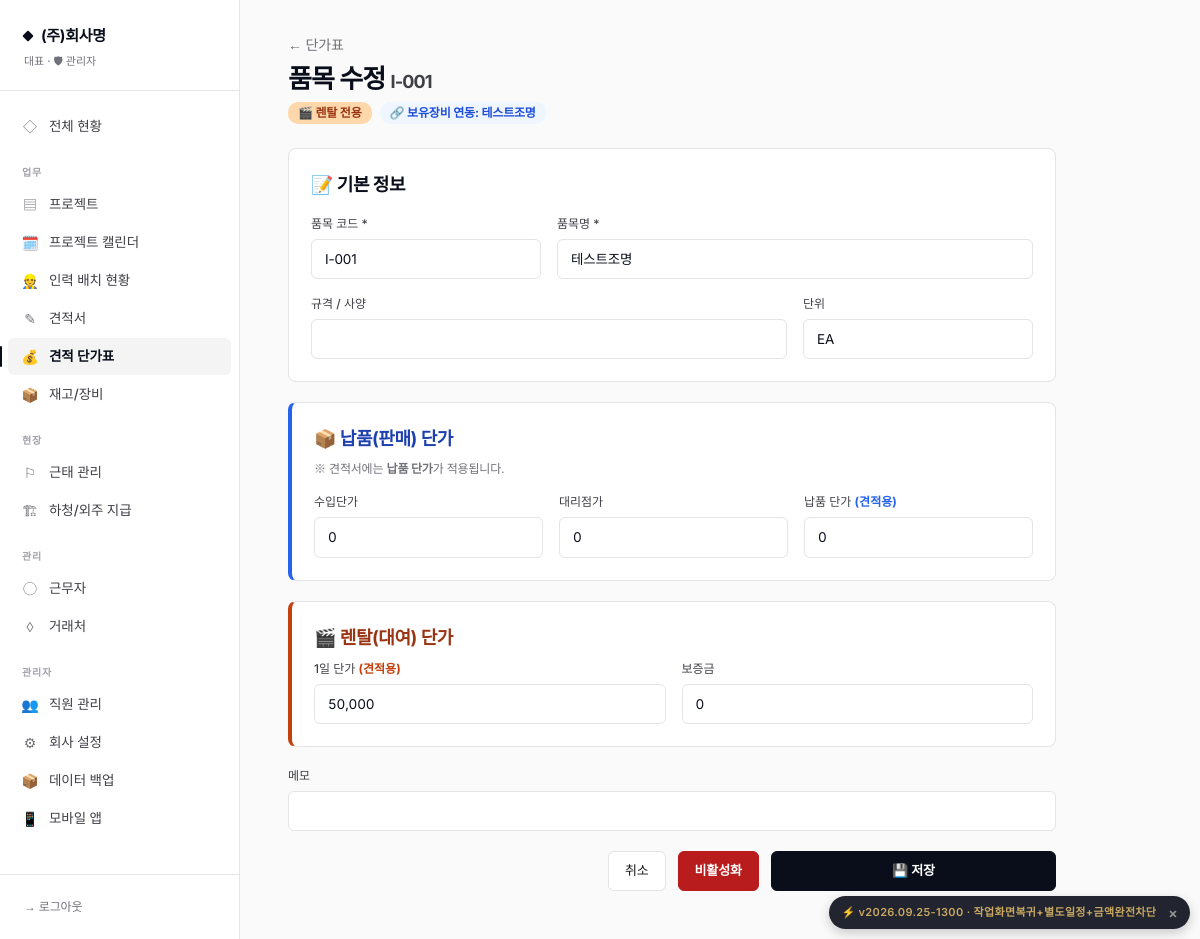
The app's page /items/1/edit (signed in) with its own data.
### database.py (models this page shows)
class CompanySettings(SQLModel, table=True):
    id: Optional[int] = Field(default=1, primary_key=True)
    company_name: str = ""           # 상호
    representative: str = ""          # 대표자명
    biz_number: str = ""              # 사업자등록번호
    biz_type: str = ""                # 업태
    biz_item: str = ""                # 종목
    phone: str = ""                   # 대표 전화
    fax: str = ""                     # 팩스
    email: str = ""                   # 이메일
    address: str = ""                 # 주소
    bank_account: str = ""            # 입금 계좌 (은행 + 계좌번호)
    logo_image: str = ""              # 로고 파일명
    stamp_image: str = ""             # 도장 파일명
    default_payment_terms: str = "세금계산서 발행 후 30일 이내 입금"
    default_delivery_terms: str = "발주일로부터 협의 후 결정"
    default_valid_days: int = 30      # 견적서 유효기간(일)
    quote_footer_notes: str = ""      # 견적서 하단 특기사항 기본값
    quote_theme: str = "classic"      # classic / charcoal / mustard
    quote_color_primary: str = ""     # 직접 지정 색상 (비우면 테마 기본값)
    quote_color_accent: str = ""
    quote_title_normal: str = "견  적  서"        # 납품용 견적서 제목
    quote_title_rental: str = "렌 탈 견 적 서"     # 렌탈용 견적서 제목
    quote_greeting: str = "아래와 같이 견적합니다."  # 인사문구
    quote_footer_message: str = ""                 # 견적서 하단 메시지 (감사문구 등)
    show_spec: bool = True            # 규격 컬럼
    show_unit: bool = True            # 단위 컬럼
    show_memo: bool = False           # 비고 컬럼
    show_bank_in_quote: bool = True   # 입금계좌 표시
    show_stamp_in_sign: bool = True   # 하단 서명란 도장
    show_logo: bool = True            # 로고 표시
    quote_font_scale: int = 100       # 100 = 기본, 110 = 1.1배 등
    quote_layout_json: str = ""
    equipment_prefixes_json: str = ""
    expense_migrated_subcontract: bool = True   # 신규 설치는 정리 대상 없음 → True

class User(SQLModel, table=True):
    id: Optional[int] = Field(default=None, primary_key=True)
    username: str = Field(unique=True, index=True)
    password_hash: str
    name: str
    role: str = "staff"  # admin / staff
    phone: str = ""
    is_active: bool = True
    permissions_json: str = "{}"
    employee_type: str = "정직원"  # 정직원 / 알바생 / 관리자 (정직원만 출퇴근 버튼 사용)
    worker_id: Optional[int] = Field(default=None, foreign_key="worker.id", index=True)
    created_at: datetime = Field(default_factory=datetime.utcnow)

class Item(SQLModel, table=True):
    id: Optional[int] = Field(default=None, primary_key=True)
    code: str = Field(unique=True, index=True)  # I-001
    name: str = Field(index=True)
    spec: str = ""
    unit: str = "EA"
    import_price: int = 0       # 수입단가 (내부 원가)
    dealer_price: int = 0       # 대리점가 (내부 원가)
    consumer_price: int = 0     # 납품 단가 (소비자가)
    rental_daily: int = 0       # 렌탈 1일 단가
    rental_deposit: int = 0     # 렌탈 보증금
    usage_type: str = Field(default="quote", index=True)
    category: str = "겸용"      # 겸용/물품/렌탈 (구분용 - 점진적 제거 예정)
    equipment_id: Optional[int] = Field(default=None, foreign_key="equipment.id", index=True)
    memo: str = ""
    is_active: bool = True

class Equipment(SQLModel, table=True):
    id: Optional[int] = Field(default=None, primary_key=True)
    name: str = Field(index=True)            # 장비명 (대분류)
    model: str = ""                          # 모델명 (예: Sharpy 230)
    manufacturer: str = ""                   # 제조사
    category: str = "조명"                    # 조명/음향/영상/구조물/전원/기타
    spec: str = ""                           # 규격/사양 (한 줄 요약)
    image: str = ""                          # 대표 이미지
    memo: str = ""                           # 비고
    spec_data: str = "{}"
    is_active: bool = True
    created_at: datetime = Field(default_factory=datetime.utcnow)

### routes_item.py (the view)
@router.get("/items/{iid}/edit", response_class=HTMLResponse)
def item_edit(request: Request, iid: int):
    user = _user(request)
    with Session(engine, expire_on_commit=False) as s:
        i = s.get(Item, iid)
        if not i:
            raise HTTPException(404)
        eq = s.get(Equipment, i.equipment_id) if i.equipment_id else None
        idata = {
            "id": i.id, "code": i.code, "name": i.name, "spec": i.spec,
            "unit": i.unit,
            "import_price": i.import_price, "dealer_price": i.dealer_price,
            "consumer_price": i.consumer_price,
            "rental_daily": i.rental_daily, "rental_deposit": i.rental_deposit,
            "memo": i.memo,
            "usage": _classify(i),
            "equipment_id": i.equipment_id,
            "equipment_name": eq.name if eq else "",
        }
    return templates.TemplateResponse(request, "item_edit.html", {"user": user, "i": idata})

### templates/item_edit.html (shortened to what this page needs)
{% extends "base.html" %}
{% block content %}
<div class="mb-6">
  <a href="/items" class="text-sm" style="color: var(--text-mid);">← 단가표</a>
  <h1 class="page-title mt-2">품목 수정 <span style="color: var(--gold-2); font-size: 18px;">{{ i.code }}</span></h1>
  <div class="mt-2 flex items-center gap-2 flex-wrap">
    {% if i.usage == '겸용' %}
    <span style="display:inline-block; padding:2px 10px; border-radius:10px; background:#FEF3C7; color:#92400E; font-size:12px; font-weight:700;">💎 겸용 (납품+렌탈)</span>
    {% elif i.usage == '납품' %}
    <span style="display:inline-block; padding:2px 10px; border-radius:10px; background:#DBEAFE; color:#1E40AF; font-size:12px; font-weight:700;">📦 납품 전용</span>
    {% elif i.usage == '렌탈' %}
    <span style="display:inline-block; padding:2px 10px; border-radius:10px; background:#FED7AA; color:#9A3412; font-size:12px; font-weight:700;">🎬 렌탈 전용</span>
    {% else %}
    <span style="display:inline-block; padding:2px 10px; border-radius:10px; background:#F3F4F6; color:#6B7280; font-size:12px; font-weight:700;">⚪ 미설정</span>
    {% endif %}
    {% if i.equipment_id %}
    <a href="/equipment/{{ i.equipment_id }}" style="display:inline-block; padding:2px 10px; border-radius:10px; background:#EFF6FF; color:#1D4ED8; font-size:12px; font-weight:700; text-decoration:none;">🔗 보유장비 연동: {{ i.equipment_name }}</a>
    {% endif %}
  </div>
</div>
<form method="post" action="/items/{{ i.id }}/edit" class="space-y-5 max-w-3xl">
  <div class="card">
    <h2 class="font-serif text-lg font-bold mb-4" style="color: var(--navy);">📝 기본 정보</h2>
    <div class="grid md:grid-cols-3 gap-4">
      <div>
        <label class="label">품목 코드 *</label>
        <input name="code" class="input" value="{{ i.code }}" required>
      </div>
      <div class="md:col-span-2">
        <label class="label">품목명 *</label>
        <input name="name" class="input" value="{{ i.name }}" required>
      </div>
      <div class="md:col-span-2">
        <label class="label">규격 / 사양</label>
        <input name="spec" class="input" value="{{ i.spec }}">
      </div>
      <div>
        <label class="label">단위</label>
        <input name="unit" class="input" value="{{ i.unit }}">
      </div>
    </div>
  </div>
  <div class="card" style="border-left: 4px solid #2563EB;">
    <h2 class="font-serif text-lg font-bold mb-2" style="color: #1E40AF;">📦 납품(판매) 단가</h2>
    <p class="text-xs mb-4" style="color: var(--text-mid);">※ 견적서에는 <strong>납품 단가</strong>가 적용됩니다.</p>
    <div class="grid md:grid-cols-3 gap-4">
      <div><label class="label">수입단가</label><input name="import_price" type="text" class="input num money-input" value="{{ i.import_price }}"></div>
      <div><label class="label">대리점가</label><input name="dealer_price" type="text" class="input num money-input" value="{{ i.dealer_price }}"></div>
      <div><label class="label">납품 단가 <span style="color:#2563EB; font-weight:700;">(견적용)</span></label><input name="consumer_price" type="text" class="input num money-input" value="{{ i.consumer_price }}"></div>
    </div>
  </div>
  <div class="card" style="border-left: 4px solid #C2410C;">
    <h2 class="font-serif text-lg font-bold mb-2" style="color: #9A3412;">🎬 렌탈(대여) 단가</h2>
    <div class="grid md:grid-cols-2 gap-4">
      <div><label class="label">1일 단가 <span style="color:#C2410C; font-weight:700;">(견적용)</span></label><input name="rental_daily" type="text" class="input num money-input" value="{{ i.rental_daily }}"></div>
      <div><label class="label">보증금</label><input name="rental_deposit" type="text" class="input num money-input" value="{{ i.rental_deposit }}"></div>
    </div>
  </div>
  <div>
    <label class="label">메모</label>
    <input name="memo" class="input" value="{{ i.memo }}">
  </div>
  <div class="flex gap-3 max-w-md ml-auto">
    <a href="/items" class="btn-secondary">취소</a>
    <form method="post" action="/items/{{ i.id }}/delete" class="inline" onsubmit="return confirm('비활성화하시겠습니까? (견적서 이력은 유지됩니다)')">
      <button type="submit" class="btn-danger">비활성화</button>
    </form>
    <button class="btn-gold flex-1">💾 저장</button>
  </div>
</form>
{% endblock %}

### templates/base.html (shortened to what this page needs)
{% set _asset_ver = 'v2026.09.25-1300' %}
<!doctype html>
<html lang="ko">
<head>
<link href="https://cdn.jsdelivr.net/gh/orioncactus/pretendard@v1.3.9/dist/web/static/pretendard.min.css" rel="stylesheet">
<script src="https://cdn.tailwindcss.com"></script>
</head>
<body class="min-h-screen">
{% if request.state.user %}
{% set path = request.url.path %}
<aside class="hidden md:flex md:flex-col fixed inset-y-0 left-0 w-60 sidebar">
  <div class="brand">
    <div class="brand-mark">{{ request.state.company.company_name if request.state.company and request.state.company.company_name else 'Settlement' }}</div>
    <div class="brand-sub">{{ request.state.user.name }} · {% if request.state.is_admin %}🛡 관리자{% else %}👤 직원{% endif %}</div>
  </div>
  {% set perms = request.state.perms or {} %}
  {% set is_admin = request.state.is_admin %}
  <nav class="flex-1 py-4 overflow-y-auto">
    <a href="/" class="nav-link {% if path == '/' %}active{% endif %}"><span class="icon">◇</span>전체 현황</a>
    <div class="nav-section">업무</div>
    {% if is_admin or perms.get('projects') %}
    <a href="/projects" class="nav-link {% if path.startswith('/project') and not path.startswith('/project-calendar') %}active{% endif %}"><span class="icon">▤</span>프로젝트</a>
    <a href="/project-calendar" class="nav-link {% if path.startswith('/project-calendar') %}active{% endif %}"><span class="icon">🗓️</span>프로젝트 캘린더</a>
    <a href="/staffing" class="nav-link {% if path.startswith('/staffing') %}active{% endif %}"><span class="icon">👷</span>인력 배치 현황</a>
    {% endif %}
    {% if is_admin or perms.get('quotes') %}
    <a href="/quotes" class="nav-link {% if path.startswith('/quote') %}active{% endif %}"><span class="icon">✎</span>견적서</a>
    {% endif %}
    {% if is_admin or perms.get('products') %}
    <a href="/products" class="nav-link {% if path.startswith('/product') or path.startswith('/item') %}active{% endif %}"><span class="icon">💰</span>견적 단가표</a>
    <a href="/inventory" class="nav-link {% if path.startswith('/inventory') or path.startswith('/equipment') %}active{% endif %}"><span class="icon">📦</span>재고/장비</a>
    {% endif %}
    <div class="nav-section">현장</div>
    {% if is_admin or perms.get('attendance') %}
    <a href="/attendance" class="nav-link {% if path.startswith('/attendance') %}active{% endif %}"><span class="icon">⚐</span>근태 관리</a>
    {% endif %}
    {% if is_admin or perms.get('expenses') %}
    <a href="/expenses" class="nav-link {% if path.startswith('/expense') %}active{% endif %}"><span class="icon">🏗</span>하청/외주 지급</a>
    {% endif %}
    {% if is_admin or perms.get('workers') or perms.get('vendors') %}
    <div class="nav-section">관리</div>
    {% if is_admin or perms.get('workers') %}
    <a href="/workers" class="nav-link {% if path.startswith('/worker') %}active{% endif %}"><span class="icon">◯</span>근무자</a>
    {% endif %}
    {% if is_admin or perms.get('vendors') %}
    <a href="/vendors" class="nav-link {% if path.startswith('/vendor') %}active{% endif %}"><span class="icon">◊</span>거래처</a>
    {% endif %}
    {% endif %}
    {% if is_admin %}
    <div class="nav-section">관리자</div>
    <a href="/employees" class="nav-link {% if path.startswith('/employee') %}active{% endif %}"><span class="icon">👥</span>직원 관리</a>
    <a href="/settings" class="nav-link {% if path.startswith('/settings') %}active{% endif %}"><span class="icon">⚙</span>회사 설정</a>
    <a href="/backup" class="nav-link {% if path.startswith('/backup') %}active{% endif %}"><span class="icon">📦</span>데이터 백업</a>
    {% endif %}
    <a href="/m/" target="_blank" class="nav-link"><span class="icon">📱</span>모바일 앱</a>
  </nav>
  <div class="px-3 py-4 border-t" style="border-color: var(--line);">
    <a href="/logout" class="block px-3 py-2 text-xs font-medium" style="color: var(--ink-4);">→ 로그아웃</a>
  </div>
</aside>
<main class="md:ml-60 px-5 md:px-12 py-8 pb-24 md:pb-12 max-w-[1400px]">
  {% block content %}{% endblock %}
</main>
{% else %}
<main>{% block content_nologin %}{% endblock %}</main>
{% endif %}
{% set _current_version = 'v2026.09.25-1300' %}
<div id="deploy-version-badge" title="배포 버전 — 클릭하면 이 버전 안내를 다시 표시하지 않습니다"
     data-version="{{ _current_version }}"
     style="display:none; position:fixed; right:10px; bottom:10px; z-index:9990;
            background:rgba(10,14,26,0.9); color:#C9A961;
            padding:6px 12px; border-radius:999px;
            font-size:11px; font-weight:600; letter-spacing:0.03em;
            font-family:'Inter', monospace; cursor:pointer;
            box-shadow:0 4px 12px rgba(0,0,0,0.2);
            display:flex; align-items:center; gap:8px;">
  <span>⚡ {{ _current_version }} · 작업화면복귀+별도일정+금액완전차단</span>
  <span style="font-size:14px; color:#999; padding-left:4px;">×</span>
</div>
</body>
</html>

### records on screen
CompanySettings: state.company "(주)회사명"
User: state.user.name "대표"
Item: code "I-001", name "테스트조명", unit "EA", rental_daily "50,000"
Equipment: equipment_name "테스트조명"

### other values on screen
{{ _current_version }} "v2026.09.25-1300"
